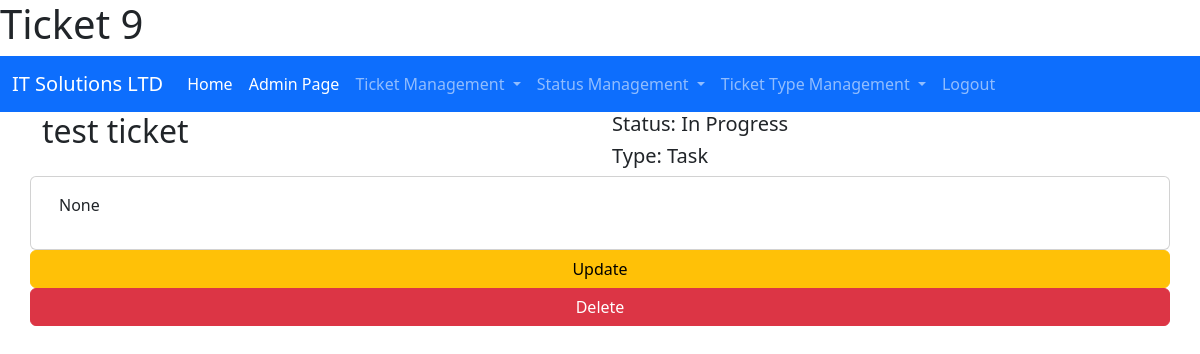
The page /view_ticket/9 (signed in) on the database its author committed.
### myapp/models.py (models this page shows)
class Ticket(models.Model):
    ticket_id = models.AutoField(primary_key=True, null=False)
    ticket_title = models.CharField(max_length=100, null=False)
    ticket_info = models.CharField(max_length=2000, blank=True, null=True)
    assignee = models.ForeignKey(User, blank=True, on_delete=models.CASCADE, null=True)
    status = models.ForeignKey(Status, on_delete=models.CASCADE, null=True)
    type = models.ForeignKey(TicketType, on_delete=models.CASCADE, null=True)
    date_reported = models.DateField(null=False)
    date_due = models.DateField(blank=True, null=True)

class Status(models.Model):
    status_name = models.CharField(max_length = 20, primary_key=True, null=False)
    status_description = models.CharField(max_length=100, blank=True, null=True)
    def __str__(self):
        return self.status_name

class TicketType(models.Model):
    type_name = models.CharField(max_length=20, null=False, primary_key=True)
    type_description = models.CharField(max_length=100, blank=True, null=True)
    def __str__(self):
        return self.type_name

### myapp/views.py (the view)
# urls.py: path("view_ticket/<int:id>", views.ViewTicket, name="View Ticket"),
@login_required(login_url="/login")
def ViewTicket(request, id: int):
    ticket = Ticket.objects.get(ticket_id=id)
    return render(request, "myapp/display_ticket.html", {"ticket":ticket})

### myapp/templates/myapp/display_ticket.html (shortened to what this page needs)
{% extends "myapp/base.html" %}
{% block title %}
<h1>Ticket {{ticket.ticket_id}}</h1>
{% endblock %}
{% block content %}
<div class="container">
    <div class="row">
        <div class="col-sm">
            <h2>{{ticket.ticket_title}}</h2>
        </div>
        <div class="col-sm">
            <h5> Status: {{ticket.status}}</h5>
            <h5> Type: {{ticket.type}}</h5>
        </div>
    </div>
    <div class="row">
        <div class="card">
            <div class="card-body">
                <p>{{ticket.ticket_info}}</p>
            </div>
        </div>
        <button type="button" class ="btn btn-warning" href="#">Update</button>
        {% if user.is_superuser %}
        <button type="button" class ="btn btn-danger" href="#">Delete</button>
        {% endif %}
    </div>
</div>
{% endblock %}

### rows shown on the page
Ticket: ticket_title "test ticket", status "In Progress", type "Task", ticket_info "None"
